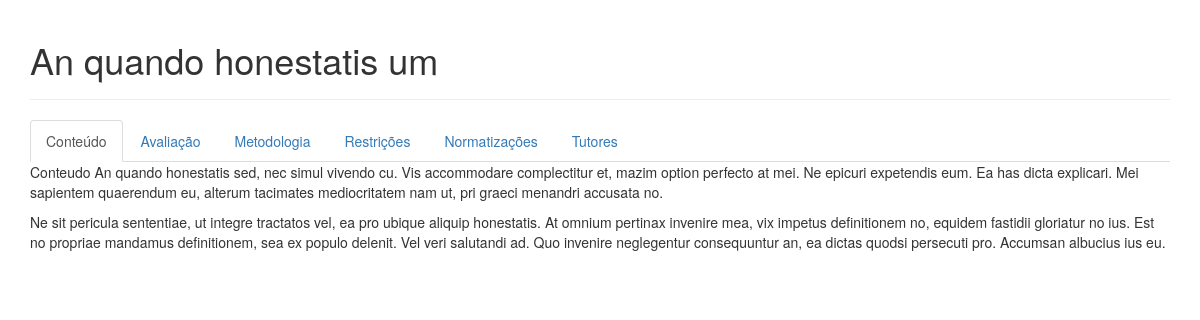
/detalhes.php?id_curso=1, run on the app's committed database.
### tables this page shows
CREATE TABLE IF NOT EXISTS `cursos` (
  `id` int(11) NOT NULL AUTO_INCREMENT,
  `nome` varchar(220) NOT NULL,
  `conteudo` text NOT NULL,
  `avaliacao` text NOT NULL,
  `metodologia` text NOT NULL,
  `restricoes` text NOT NULL,
  `normatizacoes` text NOT NULL,
  `tutores` text NOT NULL,
  PRIMARY KEY (`id`)
);

### detalhes.php (the view, shortened to what this page needs)
<?php
include_once("conexao.php");
$id_curso = $_GET['id_curso'];
$cursos_by_id = "SELECT * FROM cursos WHERE id='$id_curso'";
$resultado_cursos = mysqli_query($conn, $cursos_by_id);
$cursos = mysqli_fetch_assoc($resultado_cursos);
?>
<!DOCTYPE html>
<html lang="pt-br">
	<head>
		<link href="css/bootstrap.min.css" rel="stylesheet">
	</head>
	<body>
		<div class="container theme-showcase" role="main">
			<div class="page-header">
				<h1><?php echo $cursos['nome']; ?></h1>
			</div>
			<div>
			  <ul class="nav nav-tabs" role="tablist">
				<li role="presentation" class="active">
					<a href="#home" aria-controls="home" role="tab" data-toggle="tab">
						Conteúdo
					</a>
				</li>
				<li role="presentation">
					<a href="#profile" aria-controls="profile" role="tab" data-toggle="tab">
						Avaliação
					</a>
				</li>
				<li role="presentation">
					<a href="#messages" aria-controls="messages" role="tab" data-toggle="tab">
						Metodologia
					</a>
				</li>
				<li role="presentation">
					<a href="#settings" aria-controls="settings" role="tab" data-toggle="tab">
						Restrições
					</a>
				</li>
				<li role="presentation">
					<a href="#detalhes" aria-controls="detalhes" role="tab" data-toggle="tab">
						Normatizações
					</a>
				</li>
				<li role="presentation">
					<a href="#tutores" aria-controls="tutores" role="tab" data-toggle="tab">
						Tutores
					</a>
				</li>
			  </ul>
			  <div class="tab-content">
				<div role="tabpanel" class="tab-pane active" id="home">
					<?php echo $cursos['conteudo']; ?>
				</div>
			  </div>
			</div>
		</div>
	</body>
</html>

### data on the page
cursos: nome "An quando honestatis um", conteudo "Conteudo An quando honestatis sed, nec simul vivendo cu. Vis accommodare complectitur et, mazim option perfecto at mei. Ne epicuri expetendis eum. Ea has dicta explicari. Mei sapientem quaerendum eu, alterum tacimates mediocritatem nam ut, pri graeci menandri accusata no. Ne sit pericula sententiae, ut integre tractatos vel, ea pro ubique aliquip honestatis. At omnium pertinax invenire mea, vix impetus definitionem no, equidem fastidii gloriatur no ius. Est no propriae mandamus definitionem, sea ex populo delenit. Vel veri salutandi ad. Quo invenire neglegentur consequuntur an, ea dictas quodsi persecuti pro. Accumsan albucius ius eu."
